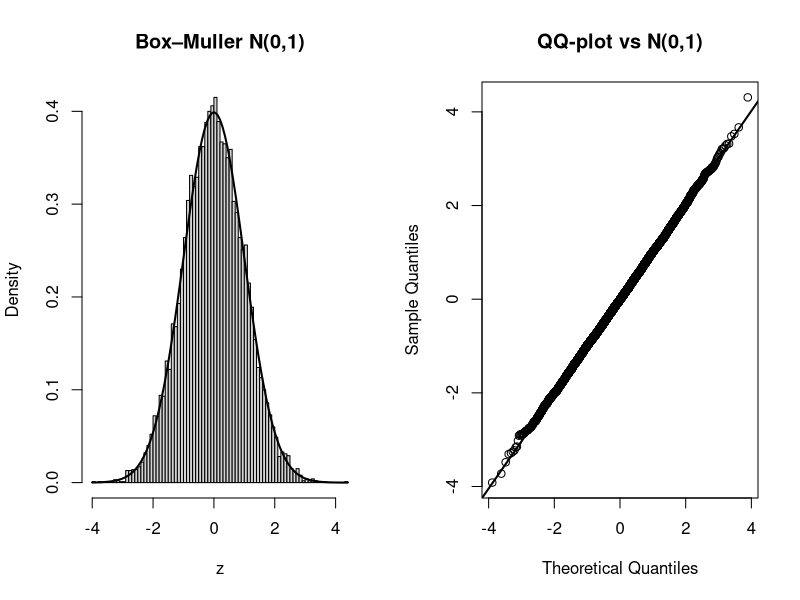
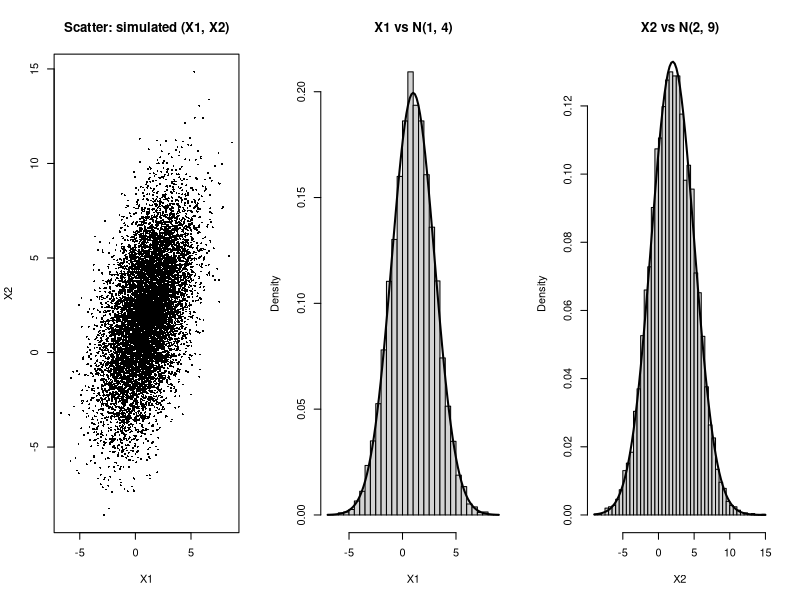
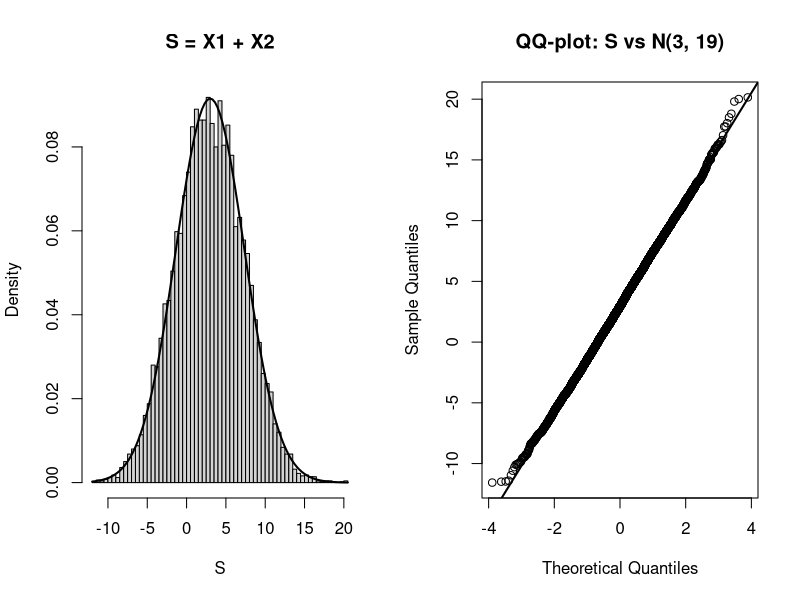

Generate these figures, in order, with R:
## -------------------------
## Exercise 3 — Box–Muller
## -------------------------

# Cartesian Box–Muller generator of N(0,1)
BM <- function(n) {
  k <- ceiling(n/2)
  U1 <- runif(k); U2 <- runif(k)
  R  <- sqrt(-2 * log(U1))
  T  <- 2 * pi * U2
  z  <- c(R * cos(T), R * sin(T))   # 2k variates
  z[seq_len(n)]                     # return exactly n
}

set.seed(123)
z <- BM(10000)

# Validation (graphical)
par(mfrow = c(1,2))
hist(z, breaks = 60, freq = FALSE, main = "Box–Muller N(0,1)",
     xlab = "z")
curve(dnorm(x, 0, 1), add = TRUE, lwd = 2)
qqnorm(z, main = "QQ-plot vs N(0,1)")
qqline(z, lwd = 2)
par(mfrow = c(1,1))


## ---------------------------------------
## Exercise 4 — Simulation of Gaussian vectors
## X ~ N(mu, Sigma) with
## mu = (1, 2)^T,  Sigma = [[4,3],[3,9]]
## ---------------------------------------

mu    <- c(1, 2)
Sigma <- matrix(c(4,3,3,9), nrow = 2, byrow = TRUE)

# Simple mvn sampler via Cholesky
rmvnorm2 <- function(n, mu, Sigma) {
  A <- chol(Sigma)                 # Sigma = t(A) %*% A
  Z <- matrix(rnorm(n*length(mu)), ncol = length(mu))
  sweep(Z %*% A, 2, mu, `+`)
}

set.seed(123)
n  <- 10000
X  <- rmvnorm2(n, mu, Sigma)
X1 <- X[,1]; X2 <- X[,2]

# Quick checks for (X1, X2)
par(mfrow = c(1,3))
plot(X1, X2, pch = 16, cex = .4, main = "Scatter: simulated (X1, X2)")
hist(X1, breaks = 50, freq = FALSE, main = "X1 vs N(1, 4)", xlab = "X1")
curve(dnorm(x, mean = 1, sd = 2), add = TRUE, lwd = 2)
hist(X2, breaks = 50, freq = FALSE, main = "X2 vs N(2, 9)", xlab = "X2")
curve(dnorm(x, mean = 2, sd = 3), add = TRUE, lwd = 2)
par(mfrow = c(1,1))

# 2) Distribution of S = X1 + X2
# Mean(S) = 1+2 = 3
# Var(S)  = Var(X1)+Var(X2)+2*Cov(X1,X2) = 4 + 9 + 2*3 = 19
S <- X1 + X2
par(mfrow = c(1,2))
hist(S, breaks = 60, freq = FALSE, main = "S = X1 + X2",
     xlab = "S")
curve(dnorm(x, mean = 3, sd = sqrt(19)), add = TRUE, lwd = 2)
qqnorm(S, main = "QQ-plot: S vs N(3, 19)")
qqline(S, lwd = 2)
par(mfrow = c(1,1))

# Numeric sanity checks (optional)
c(mean_Z = mean(z), sd_Z = sd(z),
  mean_S = mean(S), var_S = var(S))
